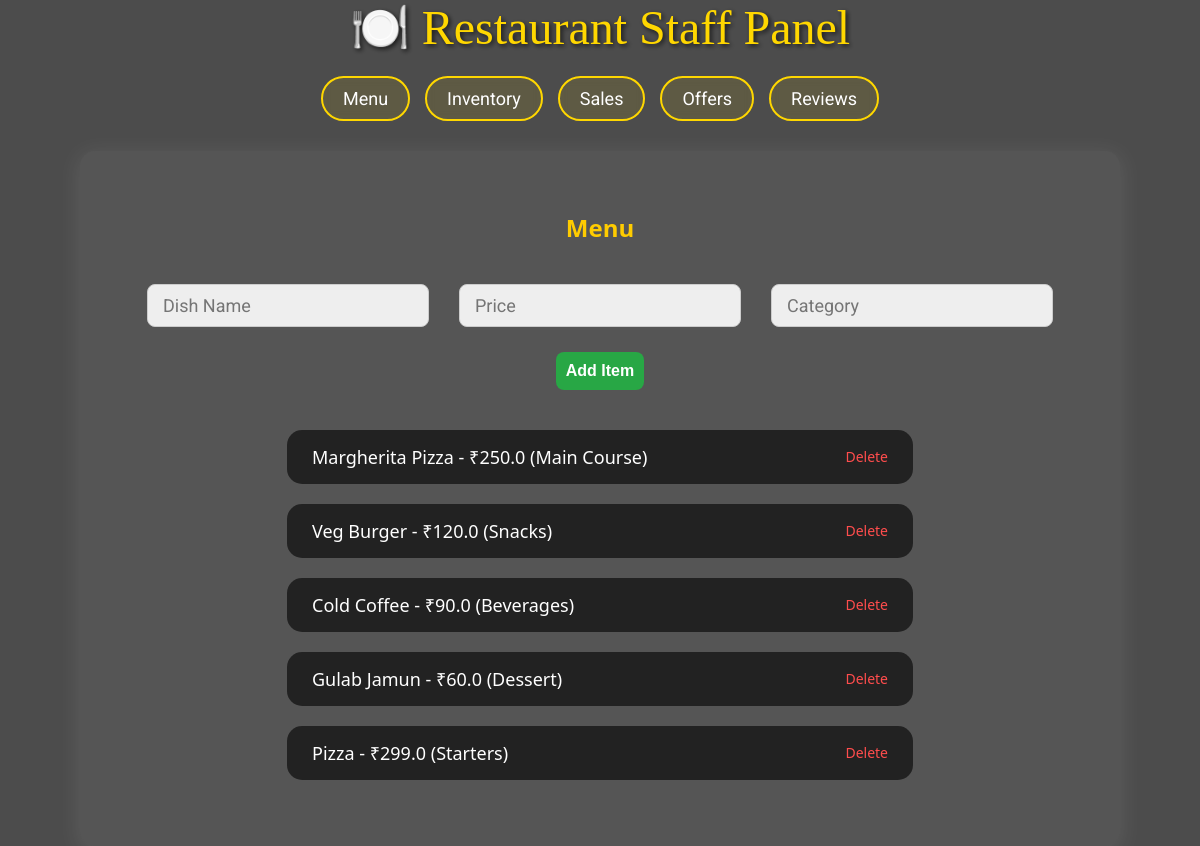
The page /menu on the database its author committed.
### tables this page shows
CREATE TABLE menu (
    id INTEGER PRIMARY KEY AUTOINCREMENT,
    name TEXT NOT NULL,
    price REAL NOT NULL,
    category TEXT
);

### app.py (the view)
@app.route('/menu', methods=['GET', 'POST'])
def menu():
    if request.method == 'POST':
        name = request.form['name']
        price = float(request.form['price'])
        category = request.form['category']
        query_db('INSERT INTO menu (name, price, category) VALUES (?, ?, ?)', (name, price, category))
        return redirect('/menu')
    items = query_db('SELECT * FROM menu')
    return render_template('menu.html', items=items)

### app.py (called while the page is built)
def query_db(query, args=(), one=False):
    conn = sqlite3.connect(DB_NAME)
    c = conn.cursor()
    c.execute(query, args)
    rv = c.fetchall()
    conn.commit()
    conn.close()
    return (rv[0] if rv else None) if one else rv

### templates/menu.html
{% extends 'base.html' %}
{% block content %}
<h2>Menu</h2>
<form method="post" class="form-container">
  <input type="text" name="name" placeholder="Dish Name" required>
  <input type="number" step="0.01" name="price" placeholder="Price" required>
  <input type="text" name="category" placeholder="Category" required>
  <button type="submit" class="add-button">Add Item</button>
</form>
<ul class="item-list">
  {% for item in items %}
    <li class="item-card">
      {{ item[1] }} - ₹{{ item[2] }} ({{ item[3] }})
      <a href="/delete_menu/{{ item[0] }}" class="delete-btn">Delete</a>
    </li>
  {% endfor %}
</ul>
{% endblock %}

### templates/base.html (shortened to what this page needs)
<!DOCTYPE html>
<html lang="en">
<head>
    <link rel="stylesheet" href="{{ url_for('static', filename='style.css') }}">
</head>
<body>
    <div class="overlay">
        <div class="header">
            <div class="title">🍽️ Restaurant Staff Panel</div>
            <nav>
                <a href="{{ url_for('menu') }}">Menu</a>
                <a href="{{ url_for('inventory') }}">Inventory</a>
                <a href="{{ url_for('sales') }}">Sales</a>
                <a href="{{ url_for('offers') }}">Offers</a>
                <a href="{{ url_for('reviews') }}">Reviews</a>
            </nav>
        </div>
        <div class="content">
            {% block content %}{% endblock %}
        </div>
    </div>
</body>
</html>

### static/style.css (style rules this page uses)
body { margin: 0; padding: 0; font-family: 'Roboto', sans-serif; background: url('https://images.unsplash.com/photo-1600891964599-f61ba0e24092') no-repeat center center fixed; background-size: cover; color: #fff; }
.overlay { background-color: rgba(0, 0, 0, 0.7); min-height: 100vh; display: flex; flex-direction: column; align-items: center; justify-content: center; }
.header { text-align: center; margin-bottom: 30px; }
.title { font-family: 'Playfair Display', serif; font-size: 48px; color: #ffd700; text-shadow: 2px 2px 5px rgba(0, 0, 0, 0.7); margin-bottom: 20px; }
nav { display: flex; flex-wrap: wrap; justify-content: center; gap: 15px; }
nav a { color: #ffffff; background-color: rgba(255, 215, 0, 0.1); border: 2px solid #ffd700; border-radius: 25px; padding: 10px 20px; font-size: 18px; text-decoration: none; transition: all 0.3s ease; backdrop-filter: blur(4px); }
.content { text-align: center; background-color: rgba(255, 255, 255, 0.05); padding: 40px; border-radius: 15px; width: 80%; max-width: 1000px; box-shadow: 0 4px 20px rgba(255, 255, 255, 0.1); }
form { margin-top: 30px; text-align: center; }
form input[type="text"], form input[type="number"], form textarea, form select { font-size: 18px; padding: 10px 15px; margin: 10px; border-radius: 8px; border: 1px solid #ccc; width: 250px; background-color: rgba(255, 255, 255, 0.9); font-family: 'Roboto', sans-serif; outline: none; transition: border 0.3s ease; }
form input[type="submit"], button { font-size: 18px; padding: 10px 20px; background-color: #ffd700; border: none; border-radius: 25px; color: #000; font-weight: bold; cursor: pointer; transition: background-color 0.3s ease; }
.form-container { text-align: center; margin-bottom: 30px; }
.form-container input, .form-container button { padding: 10px; margin: 5px; border-radius: 8px; border: 1px solid #ccc; font-size: 16px; }
.form-container button { background-color: #28a745; color: white; border: none; cursor: pointer; }
h2 { text-align: center; color: #ffcc00; font-family: 'Segoe UI', sans-serif; margin-bottom: 20px; }
.form-container { display: flex; justify-content: center; gap: 10px; margin-bottom: 25px; flex-wrap: wrap; }
.form-container input { padding: 10px; border-radius: 10px; border: none; font-size: 16px; width: 200px; }
.add-button { background-color: #ffa500; color: white; border: none; padding: 10px 16px; border-radius: 10px; font-weight: bold; cursor: pointer; }
.item-list { list-style: none; padding: 0; display: flex; flex-direction: column; align-items: center; }
.item-card { background-color: rgba(0, 0, 0, 0.6); color: white; padding: 15px 25px; border-radius: 15px; width: 60%; font-size: 18px; margin: 10px 0; display: flex; justify-content: space-between; align-items: center; font-family: 'Segoe UI', sans-serif; }
.delete-btn { color: #ff4d4d; text-decoration: none; font-size: 14px; margin-left: 15px; }

### rows shown on the page
menu: name "Margherita Pizza", price "250.0", category "Main Course"
menu: name "Veg Burger", price "120.0", category "Snacks"
menu: name "Cold Coffee", price "90.0", category "Beverages"
menu: name "Gulab Jamun", price "60.0", category "Dessert"
menu: name "Pizza", price "299.0", category "Starters"
